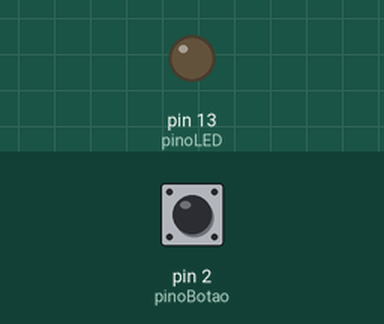
A sketch run on a simulated Arduino Uno, built with avr-gcc and run on an emulated ATmega328P. On the bench: output pins drawn as LEDs (lit = HIGH). Dashed ring = blinking. Inputs (shaded band) come from the test bench; at power-on: pin 2 (pinoBotao) LOW.

Above: at 1.2 s.
1.3 s: pin 2 (pinoBotao) pulled HIGH for 1 s
At 2.6 s:
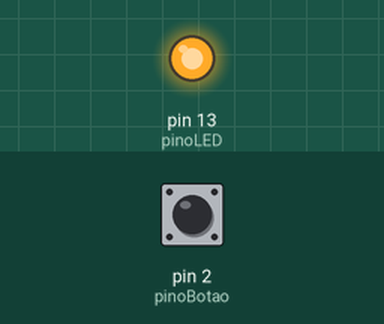
3.8 s: pin 2 (pinoBotao) pulled HIGH for 0.15 s
At 5.0 s:
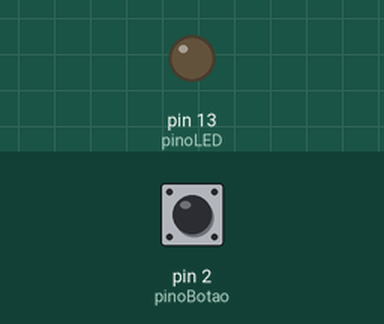
5.4 s: pin 2 (pinoBotao) pulled HIGH for 3.2 s
At 5.5 s:
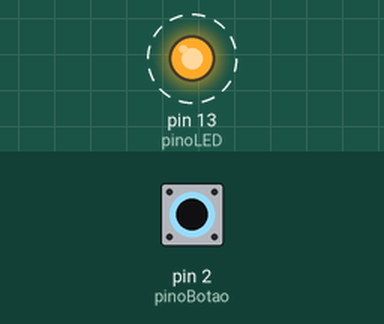
Timing chart, 0 to 9.9 s (numbered marks = the images above; inputs shaded):
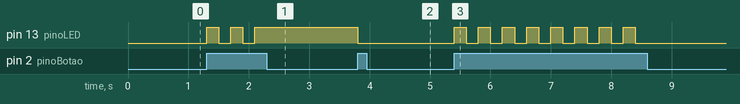

Measured:
- after the input at 1.3 s, pin 13 (pinoLED): alternates HIGH for 0.20 s and LOW for 0.20 s, 5 changes in all, then stays HIGH, starting at once
- after the input at 3.8 s, pin 13 (pinoLED): HIGH → LOW at once
- after the input at 5.4 s, pin 13 (pinoLED): alternates HIGH for 0.20 s and LOW for 0.20 s, 16 changes in all, then stays LOW, starting at once

The sketch:

alt_led.ino
```cpp
int pinoBotao = 2; // Número do pino para o botão
int pinoLED = 13; // Número do pino para o LED
int estadoBotao = 0; // Variável para armazenar o estado do botão

void setup() {
  pinMode(pinoBotao, INPUT); // Define o pino do botão como entrada
  pinMode(pinoLED, OUTPUT); // Define o pino do LED como saída
}

void loop() {
  estadoBotao = digitalRead(pinoBotao); // Lê o estado do botão

  if (estadoBotao == HIGH) { // Se o botão for pressionado
    digitalWrite(pinoLED, !digitalRead(pinoLED)); // Alterna o estado do LED
    delay(200); // Delay de debounce
  }
}
```
